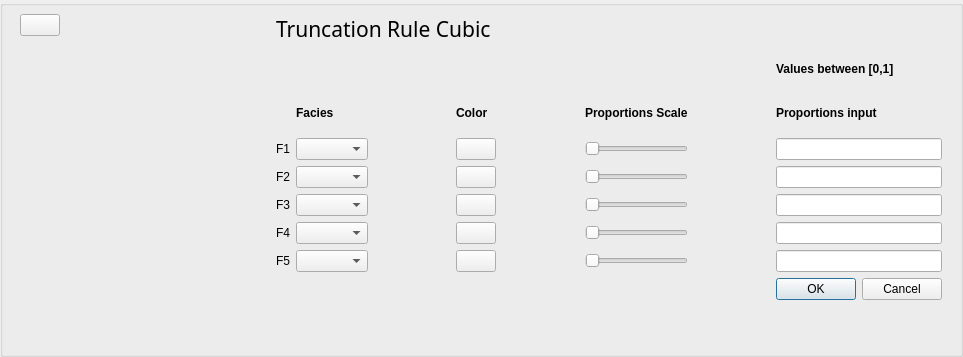
<?xml version="1.0" encoding="UTF-8"?>
<ui version="4.0">
 <class>QtPlotAreaTruncRule_kplotwidget</class>
 <widget class="KButtonGroup" name="QtPlotAreaTruncRule_kplotwidget">
  <property name="geometry">
   <rect>
    <x>0</x>
    <y>0</y>
    <width>963</width>
    <height>357</height>
   </rect>
  </property>
  <property name="windowTitle">
   <string>Form</string>
  </property>
  <widget class="QWidget" name="">
   <property name="geometry">
    <rect>
     <x>20</x>
     <y>14</y>
     <width>922</width>
     <height>311</height>
    </rect>
   </property>
   <layout class="QFormLayout" name="formLayout">
    <item row="0" column="0">
     <widget class="KIconButton" name="Icon_TruncationRuleCubic_kiconbutton"/>
    </item>
    <item row="0" column="1">
     <widget class="QLabel" name="TruncationRuleCubic_label">
      <property name="font">
       <font>
        <family>Abyssinica SIL</family>
        <pointsize>16</pointsize>
        <weight>50</weight>
        <bold>false</bold>
       </font>
      </property>
      <property name="text">
       <string>Truncation Rule Cubic</string>
      </property>
     </widget>
    </item>
    <item row="1" column="0">
     <widget class="KPlotWidget" name="TruncationRuleCubic_kplotwidget">
      <property name="minimumSize">
       <size>
        <width>250</width>
        <height>250</height>
       </size>
      </property>
      <property name="backgroundColor">
       <color>
        <red>255</red>
        <green>255</green>
        <blue>255</blue>
       </color>
      </property>
      <property name="foregroundColor">
       <color>
        <red>0</red>
        <green>0</green>
        <blue>0</blue>
       </color>
      </property>
     </widget>
    </item>
    <item row="1" column="1">
     <layout class="QGridLayout" name="gridLayout">
      <item row="2" column="0">
       <widget class="QLabel" name="F1_label">
        <property name="text">
         <string>F1</string>
        </property>
       </widget>
      </item>
      <item row="2" column="1">
       <widget class="KComboBox" name="F1_kcombobox"/>
      </item>
      <item row="2" column="2">
       <spacer name="horizontalSpacer_4">
        <property name="orientation">
         <enum>Qt::Horizontal</enum>
        </property>
        <property name="sizeHint" stdset="0">
         <size>
          <width>40</width>
          <height>20</height>
         </size>
        </property>
       </spacer>
      </item>
      <item row="2" column="4">
       <spacer name="horizontalSpacer_5">
        <property name="orientation">
         <enum>Qt::Horizontal</enum>
        </property>
        <property name="sizeHint" stdset="0">
         <size>
          <width>40</width>
          <height>20</height>
         </size>
        </property>
       </spacer>
      </item>
      <item row="2" column="5">
       <widget class="QSlider" name="F1_horizontalSlider">
        <property name="orientation">
         <enum>Qt::Horizontal</enum>
        </property>
       </widget>
      </item>
      <item row="2" column="6">
       <spacer name="horizontalSpacer_6">
        <property name="orientation">
         <enum>Qt::Horizontal</enum>
        </property>
        <property name="sizeHint" stdset="0">
         <size>
          <width>40</width>
          <height>20</height>
         </size>
        </property>
       </spacer>
      </item>
      <item row="2" column="7">
       <widget class="QLineEdit" name="F1_lineEdit"/>
      </item>
      <item row="3" column="0">
       <widget class="QLabel" name="F2_label">
        <property name="text">
         <string>F2</string>
        </property>
       </widget>
      </item>
      <item row="3" column="1">
       <widget class="KComboBox" name="F2_kcombobox"/>
      </item>
      <item row="3" column="2">
       <spacer name="horizontalSpacer_7">
        <property name="orientation">
         <enum>Qt::Horizontal</enum>
        </property>
        <property name="sizeHint" stdset="0">
         <size>
          <width>40</width>
          <height>20</height>
         </size>
        </property>
       </spacer>
      </item>
      <item row="3" column="4">
       <spacer name="horizontalSpacer_8">
        <property name="orientation">
         <enum>Qt::Horizontal</enum>
        </property>
        <property name="sizeHint" stdset="0">
         <size>
          <width>40</width>
          <height>20</height>
         </size>
        </property>
       </spacer>
      </item>
      <item row="3" column="5">
       <widget class="QSlider" name="F2_horizontalSlider">
        <property name="orientation">
         <enum>Qt::Horizontal</enum>
        </property>
       </widget>
      </item>
      <item row="3" column="6">
       <spacer name="horizontalSpacer_9">
        <property name="orientation">
         <enum>Qt::Horizontal</enum>
        </property>
        <property name="sizeHint" stdset="0">
         <size>
          <width>40</width>
          <height>20</height>
         </size>
        </property>
       </spacer>
      </item>
      <item row="3" column="7">
       <widget class="QLineEdit" name="F2_lineEdit"/>
      </item>
      <item row="4" column="0">
       <widget class="QLabel" name="F3_label">
        <property name="text">
         <string>F3</string>
        </property>
       </widget>
      </item>
      <item row="4" column="1">
       <widget class="KComboBox" name="F3_kcombobox"/>
      </item>
      <item row="4" column="2">
       <spacer name="horizontalSpacer_10">
        <property name="orientation">
         <enum>Qt::Horizontal</enum>
        </property>
        <property name="sizeHint" stdset="0">
         <size>
          <width>40</width>
          <height>20</height>
         </size>
        </property>
       </spacer>
      </item>
      <item row="4" column="4">
       <spacer name="horizontalSpacer_11">
        <property name="orientation">
         <enum>Qt::Horizontal</enum>
        </property>
        <property name="sizeHint" stdset="0">
         <size>
          <width>40</width>
          <height>20</height>
         </size>
        </property>
       </spacer>
      </item>
      <item row="4" column="5">
       <widget class="QSlider" name="F3_horizontalSlider">
        <property name="orientation">
         <enum>Qt::Horizontal</enum>
        </property>
       </widget>
      </item>
      <item row="4" column="6">
       <spacer name="horizontalSpacer_12">
        <property name="orientation">
         <enum>Qt::Horizontal</enum>
        </property>
        <property name="sizeHint" stdset="0">
         <size>
          <width>40</width>
          <height>20</height>
         </size>
        </property>
       </spacer>
      </item>
      <item row="4" column="7">
       <widget class="QLineEdit" name="F3_lineEdit"/>
      </item>
      <item row="5" column="0">
       <widget class="QLabel" name="F4_label">
        <property name="text">
         <string>F4</string>
        </property>
       </widget>
      </item>
      <item row="5" column="1">
       <widget class="KComboBox" name="F4_kcombobox"/>
      </item>
      <item row="5" column="2">
       <spacer name="horizontalSpacer_13">
        <property name="orientation">
         <enum>Qt::Horizontal</enum>
        </property>
        <property name="sizeHint" stdset="0">
         <size>
          <width>40</width>
          <height>20</height>
         </size>
        </property>
       </spacer>
      </item>
      <item row="5" column="4">
       <spacer name="horizontalSpacer_14">
        <property name="orientation">
         <enum>Qt::Horizontal</enum>
        </property>
        <property name="sizeHint" stdset="0">
         <size>
          <width>40</width>
          <height>20</height>
         </size>
        </property>
       </spacer>
      </item>
      <item row="5" column="5">
       <widget class="QSlider" name="F4_horizontalSlider">
        <property name="orientation">
         <enum>Qt::Horizontal</enum>
        </property>
       </widget>
      </item>
      <item row="5" column="6">
       <spacer name="horizontalSpacer_15">
        <property name="orientation">
         <enum>Qt::Horizontal</enum>
        </property>
        <property name="sizeHint" stdset="0">
         <size>
          <width>40</width>
          <height>20</height>
         </size>
        </property>
       </spacer>
      </item>
      <item row="5" column="7">
       <widget class="QLineEdit" name="F4_lineEdit"/>
      </item>
      <item row="6" column="0">
       <widget class="QLabel" name="F5_label">
        <property name="text">
         <string>F5</string>
        </property>
       </widget>
      </item>
      <item row="6" column="1">
       <widget class="KComboBox" name="F5_kcombobox"/>
      </item>
      <item row="6" column="2">
       <spacer name="horizontalSpacer_16">
        <property name="orientation">
         <enum>Qt::Horizontal</enum>
        </property>
        <property name="sizeHint" stdset="0">
         <size>
          <width>40</width>
          <height>20</height>
         </size>
        </property>
       </spacer>
      </item>
      <item row="6" column="4">
       <spacer name="horizontalSpacer_17">
        <property name="orientation">
         <enum>Qt::Horizontal</enum>
        </property>
        <property name="sizeHint" stdset="0">
         <size>
          <width>40</width>
          <height>20</height>
         </size>
        </property>
       </spacer>
      </item>
      <item row="6" column="5">
       <widget class="QSlider" name="F5_horizontalSlider">
        <property name="orientation">
         <enum>Qt::Horizontal</enum>
        </property>
       </widget>
      </item>
      <item row="6" column="6">
       <spacer name="horizontalSpacer_18">
        <property name="orientation">
         <enum>Qt::Horizontal</enum>
        </property>
        <property name="sizeHint" stdset="0">
         <size>
          <width>40</width>
          <height>20</height>
         </size>
        </property>
       </spacer>
      </item>
      <item row="6" column="7">
       <widget class="QLineEdit" name="F5_lineEdit"/>
      </item>
      <item row="1" column="7">
       <widget class="QLabel" name="Proportionsinput_label">
        <property name="font">
         <font>
          <weight>75</weight>
          <bold>true</bold>
         </font>
        </property>
        <property name="text">
         <string>Proportions input</string>
        </property>
       </widget>
      </item>
      <item row="0" column="7">
       <widget class="QLabel" name="Valuesbetween_abel">
        <property name="font">
         <font>
          <weight>75</weight>
          <bold>true</bold>
         </font>
        </property>
        <property name="text">
         <string>Values between [0,1]</string>
        </property>
       </widget>
      </item>
      <item row="1" column="3">
       <widget class="QLabel" name="Color_label">
        <property name="font">
         <font>
          <weight>75</weight>
          <bold>true</bold>
         </font>
        </property>
        <property name="text">
         <string>Color</string>
        </property>
       </widget>
      </item>
      <item row="1" column="4">
       <spacer name="horizontalSpacer_2">
        <property name="orientation">
         <enum>Qt::Horizontal</enum>
        </property>
        <property name="sizeType">
         <enum>QSizePolicy::Preferred</enum>
        </property>
        <property name="sizeHint" stdset="0">
         <size>
          <width>40</width>
          <height>20</height>
         </size>
        </property>
       </spacer>
      </item>
      <item row="1" column="2">
       <spacer name="horizontalSpacer_1">
        <property name="orientation">
         <enum>Qt::Horizontal</enum>
        </property>
        <property name="sizeType">
         <enum>QSizePolicy::Preferred</enum>
        </property>
        <property name="sizeHint" stdset="0">
         <size>
          <width>60</width>
          <height>20</height>
         </size>
        </property>
       </spacer>
      </item>
      <item row="1" column="1">
       <widget class="QLabel" name="Facies_label">
        <property name="font">
         <font>
          <weight>75</weight>
          <bold>true</bold>
         </font>
        </property>
        <property name="text">
         <string>Facies</string>
        </property>
       </widget>
      </item>
      <item row="1" column="6">
       <spacer name="horizontalSpacer_3">
        <property name="orientation">
         <enum>Qt::Horizontal</enum>
        </property>
        <property name="sizeType">
         <enum>QSizePolicy::Preferred</enum>
        </property>
        <property name="sizeHint" stdset="0">
         <size>
          <width>40</width>
          <height>20</height>
         </size>
        </property>
       </spacer>
      </item>
      <item row="1" column="5">
       <widget class="QLabel" name="Proportions_scale_label">
        <property name="font">
         <font>
          <weight>75</weight>
          <bold>true</bold>
         </font>
        </property>
        <property name="text">
         <string>Proportions Scale</string>
        </property>
       </widget>
      </item>
      <item row="7" column="7">
       <widget class="QDialogButtonBox" name="TruncationRuleCubic_buttonBox">
        <property name="standardButtons">
         <set>QDialogButtonBox::Cancel|QDialogButtonBox::Ok</set>
        </property>
       </widget>
      </item>
      <item row="2" column="3">
       <widget class="KColorButton" name="F1_kcolorbutton"/>
      </item>
      <item row="3" column="3">
       <widget class="KColorButton" name="F2_kcolorbutton"/>
      </item>
      <item row="4" column="3">
       <widget class="KColorButton" name="F3_kcolorbutton"/>
      </item>
      <item row="5" column="3">
       <widget class="KColorButton" name="F4_kcolorbutton"/>
      </item>
      <item row="6" column="3">
       <widget class="KColorButton" name="F5_kcolorbutton"/>
      </item>
     </layout>
    </item>
   </layout>
  </widget>
 </widget>
 <customwidgets>
  <customwidget>
   <class>KIconButton</class>
   <extends>QPushButton</extends>
   <header>kicondialog.h</header>
  </customwidget>
  <customwidget>
   <class>KButtonGroup</class>
   <extends>QGroupBox</extends>
   <header>kbuttongroup.h</header>
   <container>1</container>
  </customwidget>
  <customwidget>
   <class>KPlotWidget</class>
   <extends>QFrame</extends>
   <header>kplotwidget.h</header>
  </customwidget>
  <customwidget>
   <class>KComboBox</class>
   <extends>QComboBox</extends>
   <header>kcombobox.h</header>
  </customwidget>
  <customwidget>
   <class>KColorButton</class>
   <extends>QPushButton</extends>
   <header>kcolorbutton.h</header>
  </customwidget>
 </customwidgets>
 <resources/>
 <connections/>
</ui>
